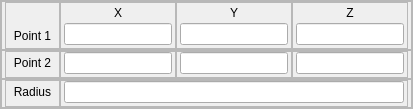
                   <widget class="QFrame" name="frame_DefineCylinder">
                    <property name="frameShape">
                     <enum>QFrame::StyledPanel</enum>
                    </property>
                    <property name="frameShadow">
                     <enum>QFrame::Raised</enum>
                    </property>
                    <layout class="QVBoxLayout" name="verticalLayout_6">
                     <property name="spacing">
                      <number>0</number>
                     </property>
                     <property name="margin">
                      <number>0</number>
                     </property>
                     <item>
                      <widget class="QFrame" name="frame_9">
                       <property name="frameShape">
                        <enum>QFrame::StyledPanel</enum>
                       </property>
                       <property name="frameShadow">
                        <enum>QFrame::Raised</enum>
                       </property>
                       <layout class="QHBoxLayout" name="horizontalLayout_6">
                        <property name="spacing">
                         <number>0</number>
                        </property>
                        <property name="leftMargin">
                         <number>3</number>
                        </property>
                        <property name="topMargin">
                         <number>0</number>
                        </property>
                        <property name="rightMargin">
                         <number>3</number>
                        </property>
                        <property name="bottomMargin">
                         <number>0</number>
                        </property>
                        <item>
                         <widget class="QFrame" name="frame_25">
                          <property name="sizePolicy">
                           <sizepolicy hsizetype="Fixed" vsizetype="Preferred">
                            <horstretch>0</horstretch>
                            <verstretch>0</verstretch>
                           </sizepolicy>
                          </property>
                          <property name="minimumSize">
                           <size>
                            <width>55</width>
                            <height>0</height>
                           </size>
                          </property>
                          <property name="frameShape">
                           <enum>QFrame::StyledPanel</enum>
                          </property>
                          <property name="frameShadow">
                           <enum>QFrame::Raised</enum>
                          </property>
                          <layout class="QVBoxLayout" name="verticalLayout_21">
                           <property name="spacing">
                            <number>3</number>
                           </property>
                           <property name="margin">
                            <number>3</number>
                           </property>
                           <item>
                            <widget class="QLabel" name="label_17">
                             <property name="text">
                              <string/>
                             </property>
                            </widget>
                           </item>
                           <item>
                            <widget class="QLabel" name="label_9">
                             <property name="text">
                              <string>Point 1</string>
                             </property>
                             <property name="alignment">
                              <set>Qt::AlignCenter</set>
                             </property>
                            </widget>
                           </item>
                          </layout>
                         </widget>
                        </item>
                        <item>
                         <widget class="QFrame" name="frame_26">
                          <property name="frameShape">
                           <enum>QFrame::StyledPanel</enum>
                          </property>
                          <property name="frameShadow">
                           <enum>QFrame::Raised</enum>
                          </property>
                          <layout class="QVBoxLayout" name="verticalLayout_22">
                           <property name="spacing">
                            <number>3</number>
                           </property>
                           <property name="margin">
                            <number>3</number>
                           </property>
                           <item>
                            <widget class="QLabel" name="label_10">
                             <property name="text">
                              <string>X</string>
                             </property>
                             <property name="alignment">
                              <set>Qt::AlignCenter</set>
                             </property>
                            </widget>
                           </item>
                           <item>
                            <widget class="QLineEdit" name="txt_P1_Cyl_Sur_X"/>
                           </item>
                          </layout>
                         </widget>
                        </item>
                        <item>
                         <widget class="QFrame" name="frame_27">
                          <property name="frameShape">
                           <enum>QFrame::StyledPanel</enum>
                          </property>
                          <property name="frameShadow">
                           <enum>QFrame::Raised</enum>
                          </property>
                          <layout class="QVBoxLayout" name="verticalLayout_23">
                           <property name="spacing">
                            <number>3</number>
                           </property>
                           <property name="margin">
                            <number>3</number>
                           </property>
                           <item>
                            <widget class="QLabel" name="label_11">
                             <property name="text">
                              <string>Y</string>
                             </property>
                             <property name="alignment">
                              <set>Qt::AlignCenter</set>
                             </property>
                            </widget>
                           </item>
                           <item>
                            <widget class="QLineEdit" name="txt_P1_Cyl_Sur_Y"/>
                           </item>
                          </layout>
                         </widget>
                        </item>
                        <item>
                         <widget class="QFrame" name="frame_28">
                          <property name="frameShape">
                           <enum>QFrame::StyledPanel</enum>
                          </property>
                          <property name="frameShadow">
                           <enum>QFrame::Raised</enum>
                          </property>
                          <layout class="QVBoxLayout" name="verticalLayout_24">
                           <property name="spacing">
                            <number>3</number>
                           </property>
                           <property name="margin">
                            <number>3</number>
                           </property>
                           <item>
                            <widget class="QLabel" name="label_12">
                             <property name="text">
                              <string>Z</string>
                             </property>
                             <property name="alignment">
                              <set>Qt::AlignCenter</set>
                             </property>
                            </widget>
                           </item>
                           <item>
                            <widget class="QLineEdit" name="txt_P1_Cyl_Sur_Z"/>
                           </item>
                          </layout>
                         </widget>
                        </item>
                       </layout>
                      </widget>
                     </item>
                     <item>
                      <widget class="QFrame" name="frame_12">
                       <property name="frameShape">
                        <enum>QFrame::StyledPanel</enum>
                       </property>
                       <property name="frameShadow">
                        <enum>QFrame::Raised</enum>
                       </property>
                       <layout class="QHBoxLayout" name="horizontalLayout_7">
                        <property name="spacing">
                         <number>0</number>
                        </property>
                        <property name="leftMargin">
                         <number>3</number>
                        </property>
                        <property name="topMargin">
                         <number>0</number>
                        </property>
                        <property name="rightMargin">
                         <number>3</number>
                        </property>
                        <property name="bottomMargin">
                         <number>0</number>
                        </property>
                        <item>
                         <widget class="QFrame" name="frame_29">
                          <property name="sizePolicy">
                           <sizepolicy hsizetype="Fixed" vsizetype="Preferred">
                            <horstretch>0</horstretch>
                            <verstretch>0</verstretch>
                           </sizepolicy>
                          </property>
                          <property name="minimumSize">
                           <size>
                            <width>55</width>
                            <height>0</height>
                           </size>
                          </property>
                          <property name="frameShape">
                           <enum>QFrame::StyledPanel</enum>
                          </property>
                          <property name="frameShadow">
                           <enum>QFrame::Raised</enum>
                          </property>
                          <layout class="QVBoxLayout" name="verticalLayout_25">
                           <property name="spacing">
                            <number>3</number>
                           </property>
                           <property name="leftMargin">
                            <number>3</number>
                           </property>
                           <property name="topMargin">
                            <number>0</number>
                           </property>
                           <property name="rightMargin">
                            <number>3</number>
                           </property>
                           <property name="bottomMargin">
                            <number>3</number>
                           </property>
                           <item>
                            <widget class="QLabel" name="label_13">
                             <property name="text">
                              <string>Point 2</string>
                             </property>
                             <property name="alignment">
                              <set>Qt::AlignCenter</set>
                             </property>
                            </widget>
                           </item>
                          </layout>
                         </widget>
                        </item>
                        <item>
                         <widget class="QFrame" name="frame_30">
                          <property name="frameShape">
                           <enum>QFrame::StyledPanel</enum>
                          </property>
                          <property name="frameShadow">
                           <enum>QFrame::Raised</enum>
                          </property>
                          <layout class="QVBoxLayout" name="verticalLayout_26">
                           <property name="spacing">
                            <number>3</number>
                           </property>
                           <property name="leftMargin">
                            <number>3</number>
                           </property>
                           <property name="topMargin">
                            <number>0</number>
                           </property>
                           <property name="rightMargin">
                            <number>3</number>
                           </property>
                           <property name="bottomMargin">
                            <number>3</number>
                           </property>
                           <item>
                            <widget class="QLineEdit" name="txt_P2_Cyl_Sur_X"/>
                           </item>
                          </layout>
                         </widget>
                        </item>
                        <item>
                         <widget class="QFrame" name="frame_31">
                          <property name="frameShape">
                           <enum>QFrame::StyledPanel</enum>
                          </property>
                          <property name="frameShadow">
                           <enum>QFrame::Raised</enum>
                          </property>
                          <layout class="QVBoxLayout" name="verticalLayout_27">
                           <property name="spacing">
                            <number>3</number>
                           </property>
                           <property name="leftMargin">
                            <number>3</number>
                           </property>
                           <property name="topMargin">
                            <number>0</number>
                           </property>
                           <property name="rightMargin">
                            <number>3</number>
                           </property>
                           <property name="bottomMargin">
                            <number>3</number>
                           </property>
                           <item>
                            <widget class="QLineEdit" name="txt_P2_Cyl_Sur_Y"/>
                           </item>
                          </layout>
                         </widget>
                        </item>
                        <item>
                         <widget class="QFrame" name="frame_32">
                          <property name="frameShape">
                           <enum>QFrame::StyledPanel</enum>
                          </property>
                          <property name="frameShadow">
                           <enum>QFrame::Raised</enum>
                          </property>
                          <layout class="QVBoxLayout" name="verticalLayout_28">
                           <property name="spacing">
                            <number>3</number>
                           </property>
                           <property name="leftMargin">
                            <number>3</number>
                           </property>
                           <property name="topMargin">
                            <number>0</number>
                           </property>
                           <property name="rightMargin">
                            <number>3</number>
                           </property>
                           <property name="bottomMargin">
                            <number>3</number>
                           </property>
                           <item>
                            <widget class="QLineEdit" name="txt_P2_Cyl_Sur_Z"/>
                           </item>
                          </layout>
                         </widget>
                        </item>
                       </layout>
                      </widget>
                     </item>
                     <item>
                      <widget class="QFrame" name="frame_14">
                       <property name="frameShape">
                        <enum>QFrame::StyledPanel</enum>
                       </property>
                       <property name="frameShadow">
                        <enum>QFrame::Raised</enum>
                       </property>
                       <layout class="QHBoxLayout" name="horizontalLayout_3">
                        <property name="spacing">
                         <number>0</number>
                        </property>
                        <property name="leftMargin">
                         <number>3</number>
                        </property>
                        <property name="topMargin">
                         <number>0</number>
                        </property>
                        <property name="rightMargin">
                         <number>3</number>
                        </property>
                        <property name="bottomMargin">
                         <number>0</number>
                        </property>
                        <item>
                         <widget class="QFrame" name="frame_47">
                          <property name="sizePolicy">
                           <sizepolicy hsizetype="Fixed" vsizetype="Preferred">
                            <horstretch>0</horstretch>
                            <verstretch>0</verstretch>
                           </sizepolicy>
                          </property>
                          <property name="minimumSize">
                           <size>
                            <width>55</width>
                            <height>0</height>
                           </size>
                          </property>
                          <property name="frameShape">
                           <enum>QFrame::StyledPanel</enum>
                          </property>
                          <property name="frameShadow">
                           <enum>QFrame::Raised</enum>
                          </property>
                          <layout class="QVBoxLayout" name="verticalLayout_42">
                           <property name="spacing">
                            <number>3</number>
                           </property>
                           <property name="leftMargin">
                            <number>3</number>
                           </property>
                           <property name="topMargin">
                            <number>0</number>
                           </property>
                           <property name="rightMargin">
                            <number>3</number>
                           </property>
                           <property name="bottomMargin">
                            <number>3</number>
                           </property>
                           <item>
                            <widget class="QLabel" name="label_31">
                             <property name="text">
                              <string>Radius</string>
                             </property>
                             <property name="alignment">
                              <set>Qt::AlignCenter</set>
                             </property>
                            </widget>
                           </item>
                          </layout>
                         </widget>
                        </item>
                        <item>
                         <widget class="QFrame" name="frame_48">
                          <property name="frameShape">
                           <enum>QFrame::StyledPanel</enum>
                          </property>
                          <property name="frameShadow">
                           <enum>QFrame::Raised</enum>
                          </property>
                          <layout class="QVBoxLayout" name="verticalLayout_43">
                           <property name="spacing">
                            <number>3</number>
                           </property>
                           <property name="leftMargin">
                            <number>3</number>
                           </property>
                           <property name="topMargin">
                            <number>0</number>
                           </property>
                           <property name="rightMargin">
                            <number>3</number>
                           </property>
                           <property name="bottomMargin">
                            <number>3</number>
                           </property>
                           <item>
                            <widget class="QLineEdit" name="txt_Radius_Cyl_Sur">
                             <property name="sizePolicy">
                              <sizepolicy hsizetype="Preferred" vsizetype="Fixed">
                               <horstretch>0</horstretch>
                               <verstretch>0</verstretch>
                              </sizepolicy>
                             </property>
                            </widget>
                           </item>
                          </layout>
                         </widget>
                        </item>
                       </layout>
                      </widget>
                     </item>
                    </layout>
                   </widget>
